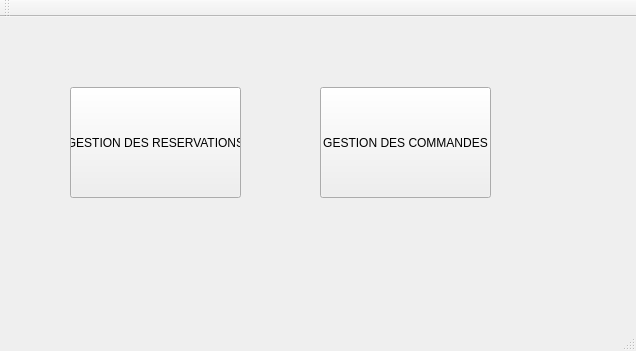
<?xml version="1.0" encoding="UTF-8"?>
<ui version="4.0">
 <class>MainWindow</class>
 <widget class="QMainWindow" name="MainWindow">
  <property name="geometry">
   <rect>
    <x>0</x>
    <y>0</y>
    <width>636</width>
    <height>351</height>
   </rect>
  </property>
  <property name="windowTitle">
   <string>Gestion des Clients</string>
  </property>
  <widget class="QWidget" name="centralWidget">
   <widget class="QPushButton" name="pushButton">
    <property name="geometry">
     <rect>
      <x>70</x>
      <y>70</y>
      <width>171</width>
      <height>111</height>
     </rect>
    </property>
    <property name="text">
     <string>GESTION DES RESERVATIONS</string>
    </property>
   </widget>
   <widget class="QPushButton" name="pushButton_2">
    <property name="geometry">
     <rect>
      <x>320</x>
      <y>70</y>
      <width>171</width>
      <height>111</height>
     </rect>
    </property>
    <property name="text">
     <string>GESTION DES COMMANDES</string>
    </property>
   </widget>
  </widget>
  <widget class="QMenuBar" name="menuBar">
   <property name="geometry">
    <rect>
     <x>0</x>
     <y>0</y>
     <width>636</width>
     <height>21</height>
    </rect>
   </property>
  </widget>
  <widget class="QToolBar" name="mainToolBar">
   <attribute name="toolBarArea">
    <enum>TopToolBarArea</enum>
   </attribute>
   <attribute name="toolBarBreak">
    <bool>false</bool>
   </attribute>
  </widget>
  <widget class="QStatusBar" name="statusBar"/>
 </widget>
 <layoutdefault spacing="6" margin="11"/>
 <resources/>
 <connections/>
</ui>
